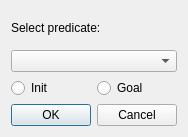
<?xml version="1.0" encoding="UTF-8"?>
<ui version="4.0">
 <class>ProblemsPredicateDialog</class>
 <widget class="QDialog" name="ProblemsPredicateDialog">
  <property name="geometry">
   <rect>
    <x>0</x>
    <y>0</y>
    <width>184</width>
    <height>137</height>
   </rect>
  </property>
  <property name="focusPolicy">
   <enum>Qt::TabFocus</enum>
  </property>
  <property name="windowTitle">
   <string>Dialog</string>
  </property>
  <layout class="QGridLayout" name="gridLayout">
   <item row="0" column="0" colspan="2">
    <widget class="QLabel" name="label">
     <property name="text">
      <string>Select predicate:</string>
     </property>
    </widget>
   </item>
   <item row="1" column="0" colspan="2">
    <widget class="QComboBox" name="predComboBox"/>
   </item>
   <item row="2" column="0">
    <widget class="QRadioButton" name="initButton">
     <property name="text">
      <string>Init</string>
     </property>
    </widget>
   </item>
   <item row="2" column="1">
    <widget class="QRadioButton" name="goalButton">
     <property name="text">
      <string>Goal</string>
     </property>
    </widget>
   </item>
   <item row="3" column="0" colspan="2">
    <widget class="QDialogButtonBox" name="buttonBox">
     <property name="orientation">
      <enum>Qt::Horizontal</enum>
     </property>
     <property name="standardButtons">
      <set>QDialogButtonBox::Cancel|QDialogButtonBox::Ok</set>
     </property>
    </widget>
   </item>
  </layout>
 </widget>
 <resources/>
 <connections>
  <connection>
   <sender>buttonBox</sender>
   <signal>accepted()</signal>
   <receiver>ProblemsPredicateDialog</receiver>
   <slot>accept()</slot>
   <hints>
    <hint type="sourcelabel">
     <x>248</x>
     <y>254</y>
    </hint>
    <hint type="destinationlabel">
     <x>157</x>
     <y>274</y>
    </hint>
   </hints>
  </connection>
  <connection>
   <sender>buttonBox</sender>
   <signal>rejected()</signal>
   <receiver>ProblemsPredicateDialog</receiver>
   <slot>reject()</slot>
   <hints>
    <hint type="sourcelabel">
     <x>316</x>
     <y>260</y>
    </hint>
    <hint type="destinationlabel">
     <x>286</x>
     <y>274</y>
    </hint>
   </hints>
  </connection>
 </connections>
</ui>
